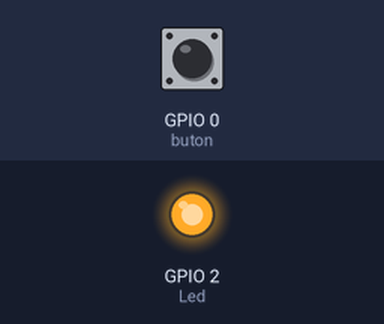
Bench run of a sketch on a simulated ESP32. Parts: output pins drawn as LEDs (lit = HIGH). Inputs (shaded band) come from the test bench; at power-on: GPIO 0 (buton) HIGH.

Above: at 1.2 s.
1.3 s: GPIO 0 (buton) pulled LOW for 0.15 s
At 2.2 s:
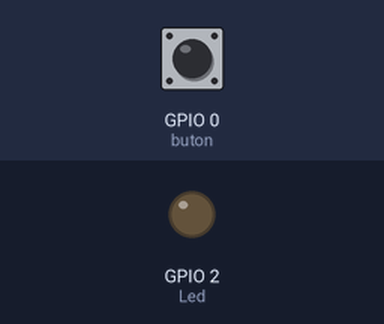
2.9 s: GPIO 0 (buton) pulled LOW for 1 s
At 4.6 s:
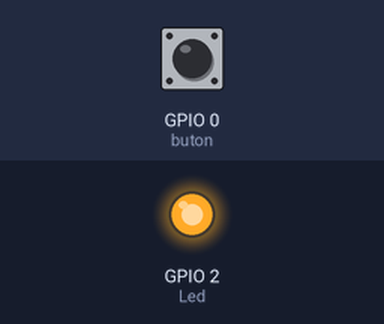
5.4 s: GPIO 0 (buton) pulled LOW for 3.2 s
At 9.4 s:
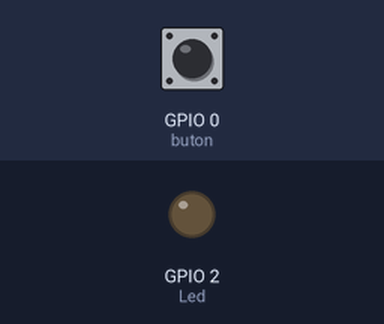
Timing chart, 0 to 10.9 s (numbered marks = the images above; inputs shaded):
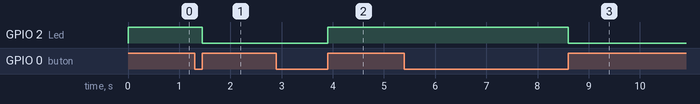

Measured:
- after the input at 1.3 s, GPIO 2 (Led): HIGH → LOW after 0.15 s
- after the input at 2.9 s, GPIO 2 (Led): LOW → HIGH after 1.0 s
- after the input at 5.4 s, GPIO 2 (Led): HIGH → LOW after 3.2 s

The sketch:

button_switch_led.ino
```cpp
/*bool push_wait(int time, int btnPin){

  if (digitalRead(Buton) == 0){
    delay(1000);
    if (digitalRead(Buton) == 0){
      bool button_waited = True;
    }
    else{
      digitalWrite(Led,HIGH);
    }

}*/
const int buton = 0;
const int Led = 2;
int LedStatus = 0;


void setup()
{
  pinMode(buton, INPUT_PULLUP);
  pinMode(Led, OUTPUT);
}

void loop()
{
  if(digitalRead(buton)==HIGH)
  {
    if(LedStatus == 0){
      digitalWrite(Led, HIGH);
      LedStatus = 1;
      }
    else{
      digitalWrite(Led, LOW);
      LedStatus = 0;
    }

    while(1)
    {
      if(digitalRead(buton)==LOW){
        break ;
    }
  }
  }
}
```
